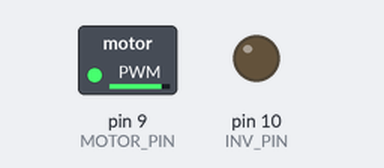
Simulated run of this sketch. Board: Arduino Uno, built with avr-gcc and run on an emulated ATmega328P. On the bench: switched loads named in the sketch (green lamp = pin HIGH), output pins drawn as LEDs (lit = HIGH).

Above: at 0.05 s.
At 3.05 s:
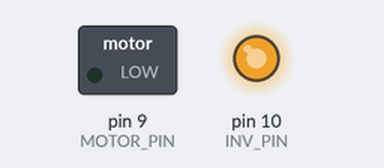
At 6.0 s:
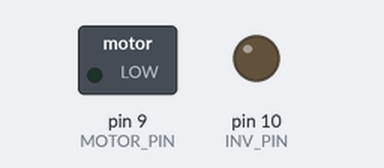
Timing chart, 0 to 7.8 s (numbered marks = the images above):
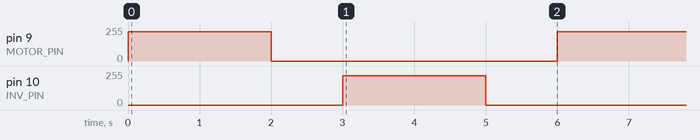

Measured:
- by itself, pin 9 (MOTOR_PIN), pin 10 (INV_PIN): alternates 220/255 for 2.0 s and 0/255 for 4.0 s

The sketch:

BUILDGT_DRONE.ino
```cpp
#define MOTOR_PIN 9
#define INV_PIN 10

void setup() {
  // put your setup code here, to run once:
pinMode(MOTOR_PIN, OUTPUT);
pinMode(INV_PIN, OUTPUT);
}

void loop() {
  // put your main code here, to run repeatedly:
  //Motor logic
  analogWrite(MOTOR_PIN, 220);
  digitalWrite(INV_PIN, LOW);
  delay(2000);

  digitalWrite(MOTOR_PIN, LOW);
  digitalWrite(INV_PIN, LOW);
  delay(1000);

  analogWrite(INV_PIN, 220);
  digitalWrite(MOTOR_PIN, LOW);
  delay(2000);

  digitalWrite(MOTOR_PIN, LOW);
  digitalWrite(INV_PIN, LOW);
  delay(1000);
}
```
